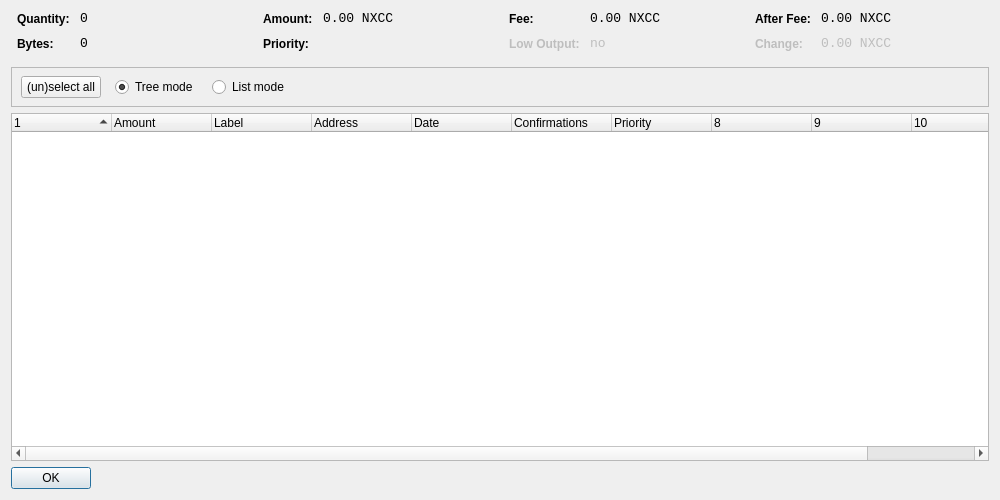
<?xml version="1.0" encoding="UTF-8"?>
<ui version="4.0">
 <class>CoinControlDialog</class>
 <widget class="QDialog" name="CoinControlDialog">
  <property name="geometry">
   <rect>
    <x>0</x>
    <y>0</y>
    <width>1000</width>
    <height>500</height>
   </rect>
  </property>
  <property name="windowTitle">
   <string>Coin Control</string>
  </property>
  <layout class="QVBoxLayout" name="verticalLayout">
   <item>
    <layout class="QHBoxLayout" name="horizontalLayoutTop" stretch="0,0,0,0">
     <property name="topMargin">
      <number>0</number>
     </property>
     <property name="bottomMargin">
      <number>10</number>
     </property>
     <item>
      <layout class="QFormLayout" name="formLayoutCoinControl1">
       <property name="horizontalSpacing">
        <number>10</number>
       </property>
       <property name="verticalSpacing">
        <number>10</number>
       </property>
       <property name="leftMargin">
        <number>6</number>
       </property>
       <property name="rightMargin">
        <number>6</number>
       </property>
       <item row="0" column="0">
        <widget class="QLabel" name="labelCoinControlQuantityText">
         <property name="styleSheet">
          <string notr="true">font-weight:bold;</string>
         </property>
         <property name="text">
          <string>Quantity:</string>
         </property>
        </widget>
       </item>
       <item row="0" column="1">
        <widget class="QLabel" name="labelCoinControlQuantity">
         <property name="font">
          <font>
           <family>Monospace</family>
           <pointsize>10</pointsize>
          </font>
         </property>
         <property name="cursor">
          <cursorShape>IBeamCursor</cursorShape>
         </property>
         <property name="contextMenuPolicy">
          <enum>Qt::ActionsContextMenu</enum>
         </property>
         <property name="text">
          <string notr="true">0</string>
         </property>
         <property name="textInteractionFlags">
          <set>Qt::LinksAccessibleByMouse|Qt::TextSelectableByKeyboard|Qt::TextSelectableByMouse</set>
         </property>
        </widget>
       </item>
       <item row="1" column="0">
        <widget class="QLabel" name="labelCoinControlBytesText">
         <property name="styleSheet">
          <string notr="true">font-weight:bold;</string>
         </property>
         <property name="text">
          <string>Bytes:</string>
         </property>
        </widget>
       </item>
       <item row="1" column="1">
        <widget class="QLabel" name="labelCoinControlBytes">
         <property name="font">
          <font>
           <family>Monospace</family>
           <pointsize>10</pointsize>
          </font>
         </property>
         <property name="cursor">
          <cursorShape>IBeamCursor</cursorShape>
         </property>
         <property name="contextMenuPolicy">
          <enum>Qt::ActionsContextMenu</enum>
         </property>
         <property name="text">
          <string notr="true">0</string>
         </property>
         <property name="textInteractionFlags">
          <set>Qt::LinksAccessibleByMouse|Qt::TextSelectableByKeyboard|Qt::TextSelectableByMouse</set>
         </property>
        </widget>
       </item>
      </layout>
     </item>
     <item>
      <layout class="QFormLayout" name="formLayoutCoinControl2">
       <property name="horizontalSpacing">
        <number>10</number>
       </property>
       <property name="verticalSpacing">
        <number>10</number>
       </property>
       <property name="leftMargin">
        <number>6</number>
       </property>
       <property name="rightMargin">
        <number>6</number>
       </property>
       <item row="0" column="0">
        <widget class="QLabel" name="labelCoinControlAmountText">
         <property name="styleSheet">
          <string notr="true">font-weight:bold;</string>
         </property>
         <property name="text">
          <string>Amount:</string>
         </property>
        </widget>
       </item>
       <item row="0" column="1">
        <widget class="QLabel" name="labelCoinControlAmount">
         <property name="font">
          <font>
           <family>Monospace</family>
           <pointsize>10</pointsize>
          </font>
         </property>
         <property name="cursor">
          <cursorShape>IBeamCursor</cursorShape>
         </property>
         <property name="contextMenuPolicy">
          <enum>Qt::ActionsContextMenu</enum>
         </property>
         <property name="text">
          <string notr="true">0.00 NXCC</string>
         </property>
         <property name="textInteractionFlags">
          <set>Qt::LinksAccessibleByMouse|Qt::TextSelectableByKeyboard|Qt::TextSelectableByMouse</set>
         </property>
        </widget>
       </item>
       <item row="1" column="0">
        <widget class="QLabel" name="labelCoinControlPriorityText">
         <property name="styleSheet">
          <string notr="true">font-weight:bold;</string>
         </property>
         <property name="text">
          <string>Priority:</string>
         </property>
        </widget>
       </item>
       <item row="1" column="1">
        <widget class="QLabel" name="labelCoinControlPriority">
         <property name="font">
          <font>
           <family>Monospace</family>
           <pointsize>10</pointsize>
          </font>
         </property>
         <property name="cursor">
          <cursorShape>IBeamCursor</cursorShape>
         </property>
         <property name="contextMenuPolicy">
          <enum>Qt::ActionsContextMenu</enum>
         </property>
         <property name="text">
          <string/>
         </property>
         <property name="textInteractionFlags">
          <set>Qt::LinksAccessibleByMouse|Qt::TextSelectableByKeyboard|Qt::TextSelectableByMouse</set>
         </property>
        </widget>
       </item>
      </layout>
     </item>
     <item>
      <layout class="QFormLayout" name="formLayoutCoinControl3">
       <property name="horizontalSpacing">
        <number>10</number>
       </property>
       <property name="verticalSpacing">
        <number>10</number>
       </property>
       <property name="leftMargin">
        <number>6</number>
       </property>
       <property name="rightMargin">
        <number>6</number>
       </property>
       <item row="0" column="0">
        <widget class="QLabel" name="labelCoinControlFeeText">
         <property name="styleSheet">
          <string notr="true">font-weight:bold;</string>
         </property>
         <property name="text">
          <string>Fee:</string>
         </property>
        </widget>
       </item>
       <item row="0" column="1">
        <widget class="QLabel" name="labelCoinControlFee">
         <property name="font">
          <font>
           <family>Monospace</family>
           <pointsize>10</pointsize>
          </font>
         </property>
         <property name="cursor">
          <cursorShape>IBeamCursor</cursorShape>
         </property>
         <property name="contextMenuPolicy">
          <enum>Qt::ActionsContextMenu</enum>
         </property>
         <property name="text">
          <string notr="true">0.00 NXCC</string>
         </property>
         <property name="textInteractionFlags">
          <set>Qt::LinksAccessibleByMouse|Qt::TextSelectableByKeyboard|Qt::TextSelectableByMouse</set>
         </property>
        </widget>
       </item>
       <item row="1" column="0">
        <widget class="QLabel" name="labelCoinControlLowOutputText">
         <property name="enabled">
          <bool>false</bool>
         </property>
         <property name="styleSheet">
          <string notr="true">font-weight:bold;</string>
         </property>
         <property name="text">
          <string>Low Output:</string>
         </property>
        </widget>
       </item>
       <item row="1" column="1">
        <widget class="QLabel" name="labelCoinControlLowOutput">
         <property name="enabled">
          <bool>false</bool>
         </property>
         <property name="font">
          <font>
           <family>Monospace</family>
           <pointsize>10</pointsize>
          </font>
         </property>
         <property name="cursor">
          <cursorShape>IBeamCursor</cursorShape>
         </property>
         <property name="contextMenuPolicy">
          <enum>Qt::ActionsContextMenu</enum>
         </property>
         <property name="text">
          <string notr="true">no</string>
         </property>
         <property name="textInteractionFlags">
          <set>Qt::LinksAccessibleByMouse|Qt::TextSelectableByKeyboard|Qt::TextSelectableByMouse</set>
         </property>
        </widget>
       </item>
      </layout>
     </item>
     <item>
      <layout class="QFormLayout" name="formLayoutCoinControl4">
       <property name="horizontalSpacing">
        <number>10</number>
       </property>
       <property name="verticalSpacing">
        <number>10</number>
       </property>
       <property name="leftMargin">
        <number>6</number>
       </property>
       <property name="rightMargin">
        <number>6</number>
       </property>
       <item row="0" column="0">
        <widget class="QLabel" name="labelCoinControlAfterFeeText">
         <property name="styleSheet">
          <string notr="true">font-weight:bold;</string>
         </property>
         <property name="text">
          <string>After Fee:</string>
         </property>
        </widget>
       </item>
       <item row="0" column="1">
        <widget class="QLabel" name="labelCoinControlAfterFee">
         <property name="font">
          <font>
           <family>Monospace</family>
           <pointsize>10</pointsize>
          </font>
         </property>
         <property name="cursor">
          <cursorShape>IBeamCursor</cursorShape>
         </property>
         <property name="contextMenuPolicy">
          <enum>Qt::ActionsContextMenu</enum>
         </property>
         <property name="text">
          <string notr="true">0.00 NXCC</string>
         </property>
         <property name="textInteractionFlags">
          <set>Qt::LinksAccessibleByMouse|Qt::TextSelectableByKeyboard|Qt::TextSelectableByMouse</set>
         </property>
        </widget>
       </item>
       <item row="1" column="0">
        <widget class="QLabel" name="labelCoinControlChangeText">
         <property name="enabled">
          <bool>false</bool>
         </property>
         <property name="styleSheet">
          <string notr="true">font-weight:bold;</string>
         </property>
         <property name="text">
          <string>Change:</string>
         </property>
        </widget>
       </item>
       <item row="1" column="1">
        <widget class="QLabel" name="labelCoinControlChange">
         <property name="enabled">
          <bool>false</bool>
         </property>
         <property name="font">
          <font>
           <family>Monospace</family>
           <pointsize>10</pointsize>
          </font>
         </property>
         <property name="cursor">
          <cursorShape>IBeamCursor</cursorShape>
         </property>
         <property name="contextMenuPolicy">
          <enum>Qt::ActionsContextMenu</enum>
         </property>
         <property name="text">
          <string notr="true">0.00 NXCC</string>
         </property>
         <property name="textInteractionFlags">
          <set>Qt::LinksAccessibleByMouse|Qt::TextSelectableByKeyboard|Qt::TextSelectableByMouse</set>
         </property>
        </widget>
       </item>
      </layout>
     </item>
    </layout>
   </item>
   <item>
    <widget class="QFrame" name="frame">
     <property name="minimumSize">
      <size>
       <width>0</width>
       <height>40</height>
      </size>
     </property>
     <property name="frameShape">
      <enum>QFrame::StyledPanel</enum>
     </property>
     <property name="frameShadow">
      <enum>QFrame::Sunken</enum>
     </property>
     <widget class="QWidget" name="horizontalLayoutWidget">
      <property name="geometry">
       <rect>
        <x>10</x>
        <y>0</y>
        <width>781</width>
        <height>41</height>
       </rect>
      </property>
      <layout class="QHBoxLayout" name="horizontalLayoutPanel" stretch="0,0,0,0,0">
       <property name="spacing">
        <number>14</number>
       </property>
       <item>
        <widget class="QPushButton" name="pushButtonSelectAll">
         <property name="sizePolicy">
          <sizepolicy hsizetype="Maximum" vsizetype="Fixed">
           <horstretch>0</horstretch>
           <verstretch>0</verstretch>
          </sizepolicy>
         </property>
         <property name="text">
          <string>(un)select all</string>
         </property>
        </widget>
       </item>
       <item>
        <widget class="QRadioButton" name="radioTreeMode">
         <property name="sizePolicy">
          <sizepolicy hsizetype="Maximum" vsizetype="Fixed">
           <horstretch>0</horstretch>
           <verstretch>0</verstretch>
          </sizepolicy>
         </property>
         <property name="text">
          <string>Tree mode</string>
         </property>
         <property name="checked">
          <bool>true</bool>
         </property>
        </widget>
       </item>
       <item>
        <widget class="QRadioButton" name="radioListMode">
         <property name="sizePolicy">
          <sizepolicy hsizetype="Maximum" vsizetype="Fixed">
           <horstretch>0</horstretch>
           <verstretch>0</verstretch>
          </sizepolicy>
         </property>
         <property name="text">
          <string>List mode</string>
         </property>
        </widget>
       </item>
       <item>
        <spacer name="horizontalSpacer">
         <property name="orientation">
          <enum>Qt::Horizontal</enum>
         </property>
         <property name="sizeHint" stdset="0">
          <size>
           <width>40</width>
           <height>20</height>
          </size>
         </property>
        </spacer>
       </item>
      </layout>
     </widget>
    </widget>
   </item>
   <item>
    <widget class="CoinControlTreeWidget" name="treeWidget">
     <property name="contextMenuPolicy">
      <enum>Qt::CustomContextMenu</enum>
     </property>
     <property name="sortingEnabled">
      <bool>false</bool>
     </property>
     <property name="columnCount">
      <number>11</number>
     </property>
     <attribute name="headerShowSortIndicator" stdset="0">
      <bool>true</bool>
     </attribute>
     <attribute name="headerStretchLastSection">
      <bool>false</bool>
     </attribute>
     <column>
      <property name="text">
       <string/>
      </property>
     </column>
     <column>
      <property name="text">
       <string>Amount</string>
      </property>
     </column>
     <column>
      <property name="text">
       <string>Label</string>
      </property>
     </column>
     <column>
      <property name="text">
       <string>Address</string>
      </property>
     </column>
     <column>
      <property name="text">
       <string>Date</string>
      </property>
     </column>
     <column>
      <property name="text">
       <string>Confirmations</string>
      </property>
      <property name="toolTip">
       <string>Confirmed</string>
      </property>
     </column>
     <column>
      <property name="text">
       <string>Priority</string>
      </property>
     </column>
     <column>
      <property name="text">
       <string/>
      </property>
     </column>
     <column>
      <property name="text">
       <string/>
      </property>
     </column>
     <column>
      <property name="text">
       <string/>
      </property>
     </column>
     <column>
      <property name="text">
       <string/>
      </property>
     </column>
    </widget>
   </item>
   <item>
    <widget class="QDialogButtonBox" name="buttonBox">
     <property name="sizePolicy">
      <sizepolicy hsizetype="Maximum" vsizetype="Fixed">
       <horstretch>0</horstretch>
       <verstretch>0</verstretch>
      </sizepolicy>
     </property>
     <property name="orientation">
      <enum>Qt::Horizontal</enum>
     </property>
     <property name="standardButtons">
      <set>QDialogButtonBox::Ok</set>
     </property>
    </widget>
   </item>
  </layout>
 </widget>
 <customwidgets>
  <customwidget>
   <class>CoinControlTreeWidget</class>
   <extends>QTreeWidget</extends>
   <header>coincontroltreewidget.h</header>
  </customwidget>
 </customwidgets>
 <resources/>
 <connections/>
</ui>
